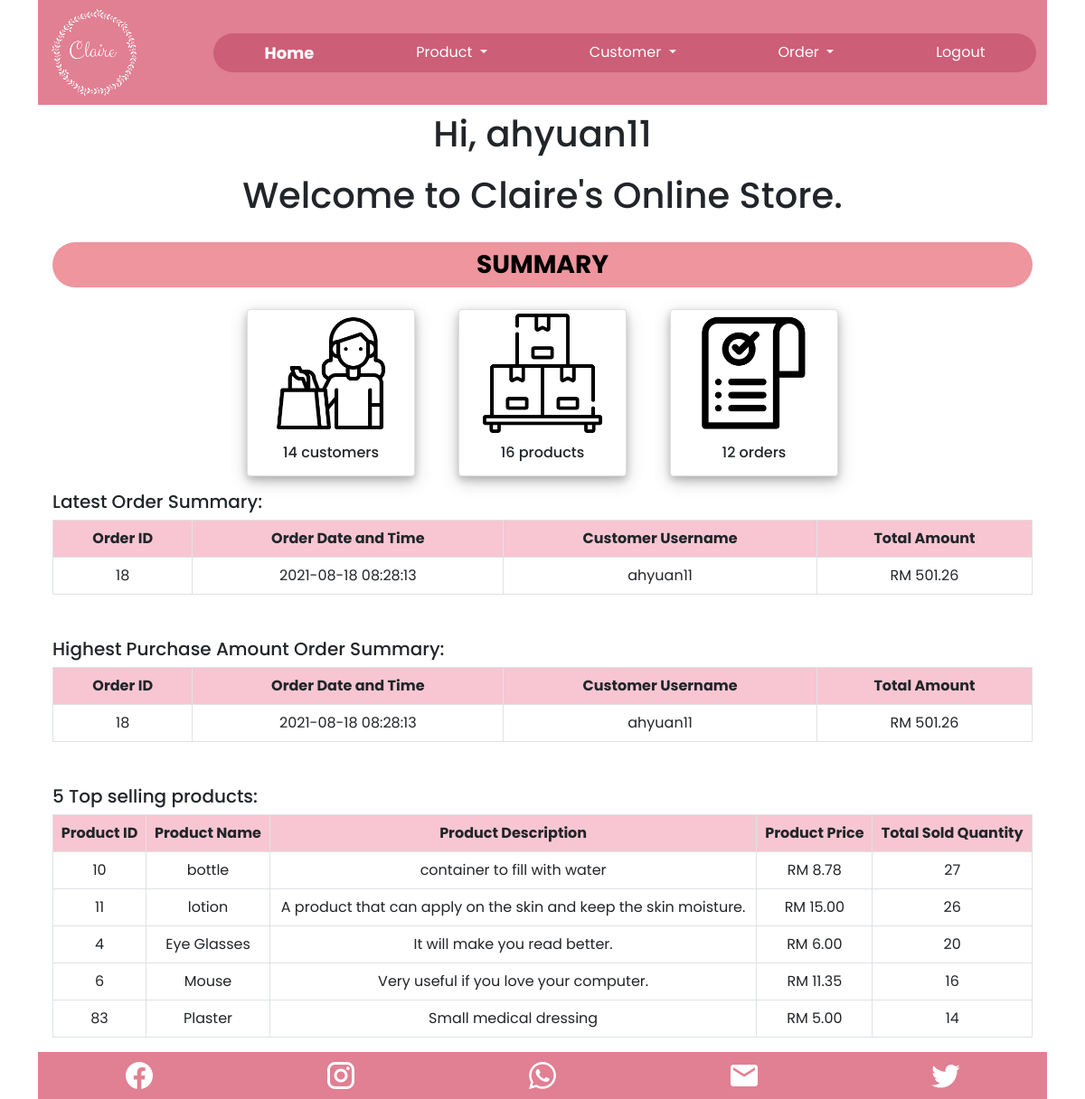
Page /home.php (signed in) on the committed database.
### tables this page shows
CREATE TABLE IF NOT EXISTS `orders` (
  `orderID` int(5) NOT NULL AUTO_INCREMENT,
  `orderDateNTime` timestamp NOT NULL DEFAULT CURRENT_TIMESTAMP ON UPDATE CURRENT_TIMESTAMP,
  `cus_username` varchar(15) NOT NULL,
  `total_amount` double NOT NULL,
  PRIMARY KEY (`orderID`),
  KEY `cus_username` (`cus_username`)
);

CREATE TABLE IF NOT EXISTS `products` (
  `productID` int(5) NOT NULL AUTO_INCREMENT,
  `product_pic` varchar(100) DEFAULT NULL,
  `name` varchar(30) NOT NULL,
  `name_malay` varchar(30) NOT NULL,
  `description` text NOT NULL,
  `price` double NOT NULL,
  `promotion_price` double NOT NULL,
  `manufacture_date` date NOT NULL,
  `expired_date` date NOT NULL,
  `created` datetime NOT NULL,
  `modified` timestamp NOT NULL DEFAULT CURRENT_TIMESTAMP ON UPDATE CURRENT_TIMESTAMP,
  PRIMARY KEY (`productID`)
);

### home.php (the view, shortened to what this page needs)
<!DOCTYPE HTML>
<html>
<head>
    <link href="https://cdn.jsdelivr.net/npm/bootstrap@5.0.1/dist/css/bootstrap.min.css" rel="stylesheet">
    <link href="css/general.css" rel="stylesheet">
</head>
<body>
    <div class="container">
        <?php
        include 'navigation.php';
        include 'config/database.php';
        ?>
        <div class="contain d-flex flex-column">
            <div class="wish d-flex flex-column align-items-center">
                <h1 class='text-center p-2'> Hi, <?php echo $_SESSION['cus_username'] ?></h1>
                <h1 class="instruction p-1 text-center">
                    Welcome to Claire's Online Store.
                </h1>
            </div>
            <div class="aboutUs p-3 text-center">
                <h3 class="summary p-2 fw-bold rounded-pill">SUMMARY</Summary>
                </h3>
            </div>
            <div class="d-flex justify-content-center">
                <div class="quickInfo card text-center col-3 col-lg-2 mx-4">
                    <div class="pic p-1">
                    <a href=customer_list.php><img class="image" src="image/logo/customer.png"></a>
                    </div>
                    <?php
                    $customerQuery = "SELECT * FROM customers";
                    $customerStmt = $con->prepare($customerQuery);
                    $customerStmt->execute();
                    $customerNum = $customerStmt->rowCount();
                    echo "<a class='count' href=customer_list.php> <h6 class='p-2 text-dark'>$customerNum customers</h6> </a>";
                    ?>
                </div>
                <div class="quickInfo card text-center col-3 col-lg-2 mx-4">
                    <div class="pic p-1">
                    <a href=product_list.php><img class="image" src="image/logo/product.png"></a>
                    </div>
                    <?php
                    $productQuery = "SELECT * FROM products";
                    $productStmt = $con->prepare($productQuery);
                    $productStmt->execute();
                    $productNum = $productStmt->rowCount();
                    echo "<a class='count' href=product_list.php> <h6 class='p-2 text-dark'>$productNum products</h6> </a>";
                    ?>
                </div>
                <div class="quickInfo card text-center col-3 col-lg-2 mx-4">
                    <div class="pic p-1">
                    <a href=order_list.php><img class="image" src="image/logo/order.png"></a>
                    </div>
                    <?php
                    $orderQuery = "SELECT * FROM orders";
                    $orderStmt = $con->prepare($orderQuery);
                    $orderStmt->execute();
                    $orderNum = $orderStmt->rowCount();
                    echo "<a class='count' href=order_list.php> <h6 class='p-2 text-dark'>$orderNum orders</h6> </a>";
                    ?>
                </div>
            </div>
            <div class="m-3">
                <h5>Latest Order Summary:</h5>
                <table class='table table-hover table-responsive table-bordered text-center'>
                    <tr class="tableHeader">
                        <th>Order ID</th>
                        <th>Order Date and Time</th>
                        <th>Customer Username </th>
                        <th>Total Amount</th>
                    </tr>
                    <?php
                    $latestOrderQuery = "SELECT * FROM orders ORDER BY orderID DESC LIMIT 1";
                    $latestOrderStmt = $con->prepare($latestOrderQuery);
                    $latestOrderStmt->execute();
                    $latestOrderRow = $latestOrderStmt->fetch(PDO::FETCH_ASSOC);
                    $orderID = $latestOrderRow['orderID'];
                    $orderDateNTime = $latestOrderRow['orderDateNTime'];
                    $cus_username = $latestOrderRow['cus_username'];
                    $total_amount = sprintf('%.2f', $latestOrderRow['total_amount']);
                    echo "<tr>";
                    echo "<td>{$orderID}</td>";
                    echo "<td>{$orderDateNTime}</td>";
                    echo "<td>{$cus_username}</td>";
                    echo "<td>RM {$total_amount}</td>";
                    echo "</tr>";
                    ?>
                </table>
            </div>
            <div class="m-3">
                <h5>Highest Purchase Amount Order Summary:</h5>
                <table class='table table-hover table-responsive table-bordered text-center'>
                    <tr class="tableHeader">
                        <th>Order ID</th>
                        <th>Order Date and Time</th>
                        <th>Customer Username </th>
                        <th>Total Amount</th>
                    </tr>
                    <?php
                    $hpaQuery = "SELECT * FROM orders ORDER BY total_amount DESC LIMIT 1";
                    $hpaStmt = $con->prepare($hpaQuery);
                    $hpaStmt->execute();
                    $hpaRow = $hpaStmt->fetch(PDO::FETCH_ASSOC);
                    $orderID = $hpaRow['orderID'];
                    $orderDateNTime = $hpaRow['orderDateNTime'];
                    $cus_username = $hpaRow['cus_username'];
                    $total_amount = sprintf('%.2f', $hpaRow['total_amount']);
                    echo "<tr>";
                    echo "<td>{$orderID}</td>";
                    echo "<td>{$orderDateNTime}</td>";
                    echo "<td>{$cus_username}</td>";
                    echo "<td>RM {$total_amount}</td>";
                    echo "</tr>";
                    ?>
                </table>
            </div>
        </div>
        <div class="m-3">
            <h5> 5 Top selling products:</h5>
            <table class='table table-hover table-responsive table-bordered text-center'>
                <tr class="tableHeader">
                    <th>Product ID</th>
                    <th>Product Name</th>
                    <th>Product Description</th>
                    <th>Product Price</th>
                    <th>Total Sold Quantity</th>
                </tr>
                <?php
                $topSellingQuery = "SELECT p.productID, p.name, p.description, p.price, SUM( od.quantity ) AS totalQuantity
                                        FROM order_detail od
                                        INNER JOIN products p
                                        WHERE od.productID = p.productID
                                        GROUP BY od.productID
                                        ORDER BY totalQuantity DESC
                                        LIMIT 5";
                $topSellingStmt = $con->prepare($topSellingQuery);
                $topSellingStmt->execute();
                $num = $topSellingStmt->rowCount();
                if ($num > 0) {
                    while ($topSellingRow = $topSellingStmt->fetch(PDO::FETCH_ASSOC)) {
                        extract($topSellingRow);
                        echo "<tr>";
                        echo "<td>{$productID}</td>";
                        echo "<td>{$name}</td>";
                        echo "<td>{$description}</td>";
                        $price = sprintf('%.2f', $topSellingRow['price']);
                        echo "<td>RM {$price}</td>";
                        $total_sold = $topSellingRow['totalQuantity'];
                        echo "<td>{$total_sold}</td>";
                        echo "</tr>";
                    }
                }
                ?>
            </table>
        </div>
        <div class="footer bg-dark">
            <?php
            include 'footer.php';
            ?>
        </div>
    </div>
</body>

### navigation.php (shortened to what this page needs)
<nav class="navbar navbar-expand-lg navbar-dark">
    <div class="container-fluid">
        <div id="storeLogo">
            <img src="image/logo/logoW.png">
        </div>
        <div class="navContent rounded-pill col-12 col-lg-10">
            <div class="collapse navbar-collapse justify-content-around" id="navbarToggle">
                <div>
                    <ul class="nav justify-content-center">
                        <li class="nav-item">
                            <a id="home" class="nav-link word" aria-current="page" href="home.php">Home</a>
                        </li>
                    </ul>
                </div>
                <div>
                    <ul class="nav justify-content-center">
                        <li class="nav-item dropdown">
                            <a id="product" class="nav-link dropdown-toggle navbarDropdownMenuLink word" role="button" data-bs-toggle="dropdown" aria-expanded="false">
                                Product
                            </a>
                        </li>
                    </ul>
                </div>
                <div>
                    <ul class="nav justify-content-center">
                        <li class="nav-item dropdown">
                            <a id="customer" class="nav-link dropdown-toggle navbarDropdownMenuLink word" role="button" data-bs-toggle="dropdown" aria-expanded="false">
                                Customer
                            </a>
                        </li>
                    </ul>
                </div>
                <div>
                    <ul class="nav justify-content-center">
                        <li class="nav-item dropdown">
                            <a id="order" class="nav-link dropdown-toggle navbarDropdownMenuLink word" role="button" data-bs-toggle="dropdown" aria-expanded="false">
                                Order
                            </a>
                        </li>
                    </ul>
                </div>
                <div>
                    <ul class="nav justify-content-center">
                        <li class="nav-item">
                            <a id="logout" class="nav-link word" href="logout.php">Logout</a>
                        </li>
                    </ul>
                </div>
            </div>
        </div>
    </div>
</nav>

### footer.php
<div id="footer" class="d-flex justify-content-around">
    <div class="iconLink">
        <a class="nav-link" href="https://www.facebook.com/jia.huey.1903/"><img src="image/logo/facebook.png" alt="Facebook"></a>
    </div>
    <div class="iconLink">
        <a class="nav-link" href="https://www.instagram.com/clair3_1903/"><img src="image/logo/instagram.png" alt="Instagram"></a>
    </div>
    <div class="iconLink">
        <a class="nav-link" href="https://api.whatsapp.com/send?phone=+60165376154"><img src="image/logo/whatsapp.png" alt="Whatsapp"></a>
    </div>
    <div class="iconLink">
        <a class="nav-link" href="mailto:tanghuey@hotmail.com"><img src="image/logo/email.png" alt="Email"></a>
    </div>
    <div class="iconLink">
        <a class="nav-link" href="https://twitter.com/Claire190399"><img src="image/logo/twitter1.png" alt="Wechat"></a>
    </div>
</div>

### css/general.css (style rules this page uses)
html, body { font-family: 'Poppins', sans-serif; }
nav, #footer,.dropdown-menu { background-color: rgb(225, 127, 147); }
.word { color: white; }
.tableHeader { background-color: rgba(247, 198, 210); }
#storeLogo img { width: 100px; height: 100px; }
.navContent { background-color:rgba(205, 94, 119); }

### home.php (style rules this page uses)
#home { font-weight: bold; font-size: large; }
.summary { background-color:rgba(238, 149, 158); color: black; }
.image { width: 75%; border: none; }
.quickInfo { box-shadow: 0 4px 8px 0 rgba(0, 0, 0, 0.2), 0 6px 20px 0 rgba(0, 0, 0, 0.19); }
.count { text-decoration: none; }

### rows in the picture
orders: orderID "18", orderDateNTime "2021-08-18 08:28:13", cus_username "ahyuan11", total_amount "501.26"
products: productID "10", name "bottle", description "container to fill with water", price "8.78", total_sold "27"
products: productID "11", name "lotion", description "A product that can apply on the skin and keep the skin moisture.", price "15.00", total_sold "26"
products: productID "4", name "Eye Glasses", description "It will make you read better.", price "6.00", total_sold "20"
products: productID "6", name "Mouse", description "Very useful if you love your computer.", price "11.35", total_sold "16"
products: productID "83", name "Plaster", description "Small medical dressing", price "5.00", total_sold "14"

### other values in the picture
$_SESSION['cus_username'] "ahyuan11"
$customerNum "14"
$productNum "16"
$orderNum "12"
